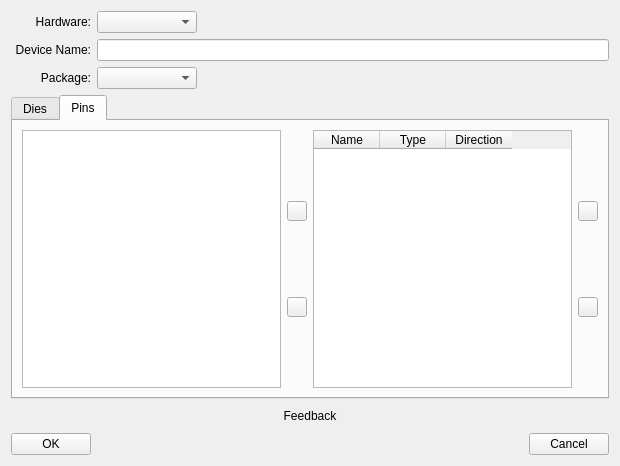
<?xml version="1.0" encoding="UTF-8"?>
<ui version="4.0">
 <class>NewDeviceWizard</class>
 <widget class="QDialog" name="NewDeviceWizard">
  <property name="geometry">
   <rect>
    <x>0</x>
    <y>0</y>
    <width>620</width>
    <height>466</height>
   </rect>
  </property>
  <property name="sizePolicy">
   <sizepolicy hsizetype="Fixed" vsizetype="Fixed">
    <horstretch>0</horstretch>
    <verstretch>0</verstretch>
   </sizepolicy>
  </property>
  <property name="minimumSize">
   <size>
    <width>0</width>
    <height>0</height>
   </size>
  </property>
  <property name="maximumSize">
   <size>
    <width>620</width>
    <height>16777215</height>
   </size>
  </property>
  <property name="windowTitle">
   <string>Dialog</string>
  </property>
  <layout class="QGridLayout" name="gridLayout_3">
   <item row="0" column="0">
    <layout class="QVBoxLayout" name="verticalLayout">
     <item>
      <layout class="QHBoxLayout" name="hardwareLayout">
       <item>
        <widget class="QLabel" name="hardwareLabel">
         <property name="minimumSize">
          <size>
           <width>80</width>
           <height>22</height>
          </size>
         </property>
         <property name="maximumSize">
          <size>
           <width>80</width>
           <height>22</height>
          </size>
         </property>
         <property name="text">
          <string>Hardware:</string>
         </property>
         <property name="alignment">
          <set>Qt::AlignRight|Qt::AlignTrailing|Qt::AlignVCenter</set>
         </property>
        </widget>
       </item>
       <item>
        <widget class="QComboBox" name="hardware">
         <property name="minimumSize">
          <size>
           <width>100</width>
           <height>22</height>
          </size>
         </property>
         <property name="maximumSize">
          <size>
           <width>100</width>
           <height>22</height>
          </size>
         </property>
        </widget>
       </item>
       <item>
        <spacer name="horizontalSpacer_4">
         <property name="orientation">
          <enum>Qt::Horizontal</enum>
         </property>
         <property name="sizeHint" stdset="0">
          <size>
           <width>40</width>
           <height>22</height>
          </size>
         </property>
        </spacer>
       </item>
      </layout>
     </item>
     <item>
      <layout class="QHBoxLayout" name="nameLayout">
       <item>
        <widget class="QLabel" name="deviceLabel">
         <property name="minimumSize">
          <size>
           <width>80</width>
           <height>22</height>
          </size>
         </property>
         <property name="maximumSize">
          <size>
           <width>80</width>
           <height>22</height>
          </size>
         </property>
         <property name="text">
          <string>Device Name:</string>
         </property>
         <property name="alignment">
          <set>Qt::AlignRight|Qt::AlignTrailing|Qt::AlignVCenter</set>
         </property>
        </widget>
       </item>
       <item>
        <widget class="QLineEdit" name="deviceName">
         <property name="minimumSize">
          <size>
           <width>119</width>
           <height>22</height>
          </size>
         </property>
         <property name="maximumSize">
          <size>
           <width>16777215</width>
           <height>22</height>
          </size>
         </property>
        </widget>
       </item>
      </layout>
     </item>
     <item>
      <layout class="QHBoxLayout" name="packageLayout">
       <item>
        <widget class="QLabel" name="packageLabel">
         <property name="minimumSize">
          <size>
           <width>80</width>
           <height>22</height>
          </size>
         </property>
         <property name="maximumSize">
          <size>
           <width>80</width>
           <height>22</height>
          </size>
         </property>
         <property name="text">
          <string>Package:</string>
         </property>
         <property name="alignment">
          <set>Qt::AlignRight|Qt::AlignTrailing|Qt::AlignVCenter</set>
         </property>
        </widget>
       </item>
       <item>
        <widget class="QComboBox" name="package">
         <property name="minimumSize">
          <size>
           <width>100</width>
           <height>22</height>
          </size>
         </property>
         <property name="maximumSize">
          <size>
           <width>100</width>
           <height>22</height>
          </size>
         </property>
        </widget>
       </item>
       <item>
        <spacer name="horizontalSpacer_2">
         <property name="orientation">
          <enum>Qt::Horizontal</enum>
         </property>
         <property name="sizeHint" stdset="0">
          <size>
           <width>13</width>
           <height>22</height>
          </size>
         </property>
        </spacer>
       </item>
      </layout>
     </item>
     <item>
      <widget class="QTabWidget" name="tabWidget">
       <property name="currentIndex">
        <number>1</number>
       </property>
       <widget class="QWidget" name="dies">
        <attribute name="title">
         <string>Dies</string>
        </attribute>
        <layout class="QGridLayout" name="gridLayout">
         <item row="0" column="0">
          <layout class="QHBoxLayout" name="horizontalLayout">
           <item>
            <layout class="QVBoxLayout" name="availableDiesLayout">
             <item>
              <widget class="QLabel" name="availableDiesLabel">
               <property name="minimumSize">
                <size>
                 <width>0</width>
                 <height>22</height>
                </size>
               </property>
               <property name="maximumSize">
                <size>
                 <width>16777215</width>
                 <height>22</height>
                </size>
               </property>
               <property name="text">
                <string>Availabe :</string>
               </property>
              </widget>
             </item>
             <item>
              <widget class="QListWidget" name="availableDies">
               <property name="minimumSize">
                <size>
                 <width>100</width>
                 <height>0</height>
                </size>
               </property>
              </widget>
             </item>
             <item>
              <widget class="QLabel" name="placeholder">
               <property name="minimumSize">
                <size>
                 <width>22</width>
                 <height>22</height>
                </size>
               </property>
               <property name="maximumSize">
                <size>
                 <width>16777215</width>
                 <height>22</height>
                </size>
               </property>
               <property name="text">
                <string/>
               </property>
              </widget>
             </item>
            </layout>
           </item>
           <item>
            <layout class="QVBoxLayout" name="addRemoveButtonLayout">
             <item>
              <widget class="QLabel" name="topDummy">
               <property name="sizePolicy">
                <sizepolicy hsizetype="Fixed" vsizetype="Fixed">
                 <horstretch>0</horstretch>
                 <verstretch>0</verstretch>
                </sizepolicy>
               </property>
               <property name="minimumSize">
                <size>
                 <width>20</width>
                 <height>20</height>
                </size>
               </property>
               <property name="maximumSize">
                <size>
                 <width>20</width>
                 <height>20</height>
                </size>
               </property>
               <property name="text">
                <string/>
               </property>
              </widget>
             </item>
             <item>
              <widget class="QToolButton" name="addDie">
               <property name="minimumSize">
                <size>
                 <width>20</width>
                 <height>20</height>
                </size>
               </property>
               <property name="maximumSize">
                <size>
                 <width>20</width>
                 <height>20</height>
                </size>
               </property>
               <property name="text">
                <string/>
               </property>
              </widget>
             </item>
             <item>
              <widget class="QToolButton" name="removeDie">
               <property name="minimumSize">
                <size>
                 <width>20</width>
                 <height>20</height>
                </size>
               </property>
               <property name="maximumSize">
                <size>
                 <width>20</width>
                 <height>20</height>
                </size>
               </property>
               <property name="text">
                <string/>
               </property>
              </widget>
             </item>
             <item>
              <widget class="QLabel" name="bottomDummy">
               <property name="sizePolicy">
                <sizepolicy hsizetype="Fixed" vsizetype="Fixed">
                 <horstretch>0</horstretch>
                 <verstretch>0</verstretch>
                </sizepolicy>
               </property>
               <property name="minimumSize">
                <size>
                 <width>20</width>
                 <height>20</height>
                </size>
               </property>
               <property name="maximumSize">
                <size>
                 <width>20</width>
                 <height>20</height>
                </size>
               </property>
               <property name="text">
                <string/>
               </property>
              </widget>
             </item>
            </layout>
           </item>
           <item>
            <layout class="QVBoxLayout" name="diesInDeviceLayout">
             <item>
              <widget class="QLabel" name="diesInDeviceLabel">
               <property name="minimumSize">
                <size>
                 <width>0</width>
                 <height>22</height>
                </size>
               </property>
               <property name="maximumSize">
                <size>
                 <width>16777215</width>
                 <height>22</height>
                </size>
               </property>
               <property name="text">
                <string>In Device :</string>
               </property>
              </widget>
             </item>
             <item>
              <widget class="QListWidget" name="diesInDevice">
               <property name="minimumSize">
                <size>
                 <width>100</width>
                 <height>0</height>
                </size>
               </property>
              </widget>
             </item>
             <item>
              <widget class="QCheckBox" name="dualDie">
               <property name="enabled">
                <bool>false</bool>
               </property>
               <property name="minimumSize">
                <size>
                 <width>0</width>
                 <height>22</height>
                </size>
               </property>
               <property name="maximumSize">
                <size>
                 <width>16777215</width>
                 <height>22</height>
                </size>
               </property>
               <property name="layoutDirection">
                <enum>Qt::LeftToRight</enum>
               </property>
               <property name="text">
                <string>Dual Die</string>
               </property>
              </widget>
             </item>
            </layout>
           </item>
          </layout>
         </item>
        </layout>
       </widget>
       <widget class="QWidget" name="pins">
        <attribute name="title">
         <string>Pins</string>
        </attribute>
        <layout class="QGridLayout" name="gridLayout_2">
         <item row="0" column="0">
          <layout class="QHBoxLayout" name="horizontalLayout_2">
           <item>
            <widget class="QListWidget" name="listWidget"/>
           </item>
           <item>
            <layout class="QVBoxLayout" name="pinAddRemoveLayout">
             <item>
              <spacer name="verticalSpacer_5">
               <property name="orientation">
                <enum>Qt::Vertical</enum>
               </property>
               <property name="sizeHint" stdset="0">
                <size>
                 <width>20</width>
                 <height>40</height>
                </size>
               </property>
              </spacer>
             </item>
             <item>
              <widget class="QToolButton" name="addPin">
               <property name="minimumSize">
                <size>
                 <width>20</width>
                 <height>20</height>
                </size>
               </property>
               <property name="maximumSize">
                <size>
                 <width>20</width>
                 <height>20</height>
                </size>
               </property>
               <property name="text">
                <string/>
               </property>
              </widget>
             </item>
             <item>
              <spacer name="verticalSpacer_2">
               <property name="orientation">
                <enum>Qt::Vertical</enum>
               </property>
               <property name="sizeHint" stdset="0">
                <size>
                 <width>20</width>
                 <height>40</height>
                </size>
               </property>
              </spacer>
             </item>
             <item>
              <widget class="QToolButton" name="removePin">
               <property name="minimumSize">
                <size>
                 <width>20</width>
                 <height>20</height>
                </size>
               </property>
               <property name="maximumSize">
                <size>
                 <width>20</width>
                 <height>20</height>
                </size>
               </property>
               <property name="text">
                <string/>
               </property>
              </widget>
             </item>
             <item>
              <spacer name="verticalSpacer_6">
               <property name="orientation">
                <enum>Qt::Vertical</enum>
               </property>
               <property name="sizeHint" stdset="0">
                <size>
                 <width>20</width>
                 <height>40</height>
                </size>
               </property>
              </spacer>
             </item>
            </layout>
           </item>
           <item>
            <widget class="QTableWidget" name="pinsTable">
             <attribute name="horizontalHeaderDefaultSectionSize">
              <number>66</number>
             </attribute>
             <column>
              <property name="text">
               <string>Name</string>
              </property>
             </column>
             <column>
              <property name="text">
               <string>Type</string>
              </property>
             </column>
             <column>
              <property name="text">
               <string>Direction</string>
              </property>
             </column>
            </widget>
           </item>
           <item>
            <layout class="QVBoxLayout" name="pinUpDownLayout">
             <item>
              <spacer name="verticalSpacer_3">
               <property name="orientation">
                <enum>Qt::Vertical</enum>
               </property>
               <property name="sizeHint" stdset="0">
                <size>
                 <width>20</width>
                 <height>40</height>
                </size>
               </property>
              </spacer>
             </item>
             <item>
              <widget class="QToolButton" name="pinUp">
               <property name="minimumSize">
                <size>
                 <width>20</width>
                 <height>20</height>
                </size>
               </property>
               <property name="maximumSize">
                <size>
                 <width>20</width>
                 <height>20</height>
                </size>
               </property>
               <property name="text">
                <string/>
               </property>
              </widget>
             </item>
             <item>
              <spacer name="verticalSpacer">
               <property name="orientation">
                <enum>Qt::Vertical</enum>
               </property>
               <property name="sizeHint" stdset="0">
                <size>
                 <width>20</width>
                 <height>40</height>
                </size>
               </property>
              </spacer>
             </item>
             <item>
              <widget class="QToolButton" name="pinDown">
               <property name="minimumSize">
                <size>
                 <width>20</width>
                 <height>20</height>
                </size>
               </property>
               <property name="maximumSize">
                <size>
                 <width>20</width>
                 <height>20</height>
                </size>
               </property>
               <property name="text">
                <string/>
               </property>
              </widget>
             </item>
             <item>
              <spacer name="verticalSpacer_4">
               <property name="orientation">
                <enum>Qt::Vertical</enum>
               </property>
               <property name="sizeHint" stdset="0">
                <size>
                 <width>20</width>
                 <height>40</height>
                </size>
               </property>
              </spacer>
             </item>
            </layout>
           </item>
          </layout>
         </item>
        </layout>
       </widget>
      </widget>
     </item>
     <item>
      <widget class="QLabel" name="feedback">
       <property name="minimumSize">
        <size>
         <width>300</width>
         <height>22</height>
        </size>
       </property>
       <property name="maximumSize">
        <size>
         <width>16777215</width>
         <height>22</height>
        </size>
       </property>
       <property name="text">
        <string>Feedback</string>
       </property>
       <property name="alignment">
        <set>Qt::AlignCenter</set>
       </property>
      </widget>
     </item>
     <item>
      <layout class="QHBoxLayout" name="buttonLayout">
       <item>
        <widget class="QPushButton" name="OKButton">
         <property name="text">
          <string>OK</string>
         </property>
         <property name="autoDefault">
          <bool>false</bool>
         </property>
        </widget>
       </item>
       <item>
        <spacer name="horizontalSpacer">
         <property name="orientation">
          <enum>Qt::Horizontal</enum>
         </property>
         <property name="sizeHint" stdset="0">
          <size>
           <width>40</width>
           <height>20</height>
          </size>
         </property>
        </spacer>
       </item>
       <item>
        <widget class="QPushButton" name="CancelButton">
         <property name="text">
          <string>Cancel</string>
         </property>
         <property name="autoDefault">
          <bool>false</bool>
         </property>
        </widget>
       </item>
      </layout>
     </item>
    </layout>
   </item>
  </layout>
 </widget>
 <tabstops>
  <tabstop>deviceName</tabstop>
  <tabstop>package</tabstop>
  <tabstop>tabWidget</tabstop>
  <tabstop>addDie</tabstop>
  <tabstop>removeDie</tabstop>
  <tabstop>diesInDevice</tabstop>
  <tabstop>CancelButton</tabstop>
  <tabstop>OKButton</tabstop>
  <tabstop>hardware</tabstop>
  <tabstop>availableDies</tabstop>
  <tabstop>pinsTable</tabstop>
 </tabstops>
 <resources/>
 <connections/>
</ui>
